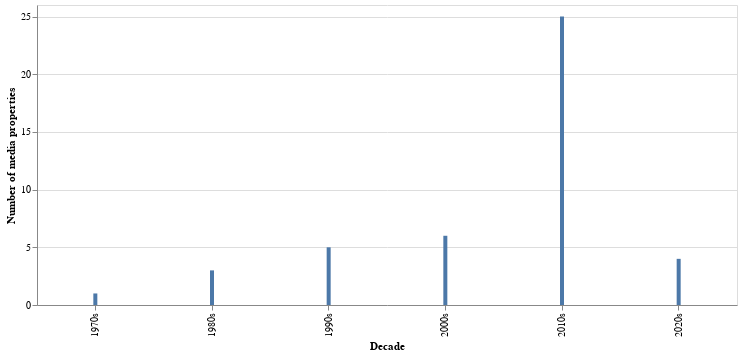

Here is the notebook cell this chart was saved with:
### Code cell
# Create a stacked bar chart
alt.Chart(films_by_decade_unique).mark_bar(size=4).encode(
    
    # Year on the X axis
    x=alt.X('decade:N', axis=alt.Axis(format='c', title='Decade')),
    
    # Number of objects on the Y axis
    y=alt.Y('count:Q', title='Number of media properties'),
    
    # Color according to the type
    #color='medium:N',
    
    # Details on hover
    tooltip=[alt.Tooltip('decade:N', title='Decade'), alt.Tooltip('count:Q', title='Count', format=',')]
).properties(width=700)

### Figure 1 — Vega-Lite specification as saved in the notebook (floating-point values rounded to 4 significant figures)
{"config": {"view": {"continuousWidth": 400, "continuousHeight": 300}}, "data": {"name": "data-53b08063cc1c2a0168595624e1c9ec0c"}, "mark": {"type": "bar", "size": 4}, "encoding": {"tooltip": [{"field": "decade", "title": "Decade", "type": "nominal"}, {"field": "count", "format": ",", "title": "Count", "type": "quantitative"}], "x": {"axis": {"format": "c", "title": "Decade"}, "field": "decade", "type": "nominal"}, "y": {"field": "count", "title": "Number of media properties", "type": "quantitative"}}, "width": 700, "$schema": "https://vega.github.io/schema/vega-lite/v4.17.0.json", "datasets": {"data-53b08063cc1c2a0168595624e1c9ec0c": [{"decade": "1970s", "count": 1}, {"decade": "1980s", "count": 3}, {"decade": "1990s", "count": 5}, {"decade": "2000s", "count": 6}, {"decade": "2010s", "count": 25}, {"decade": "2020s", "count": 4}]}}
